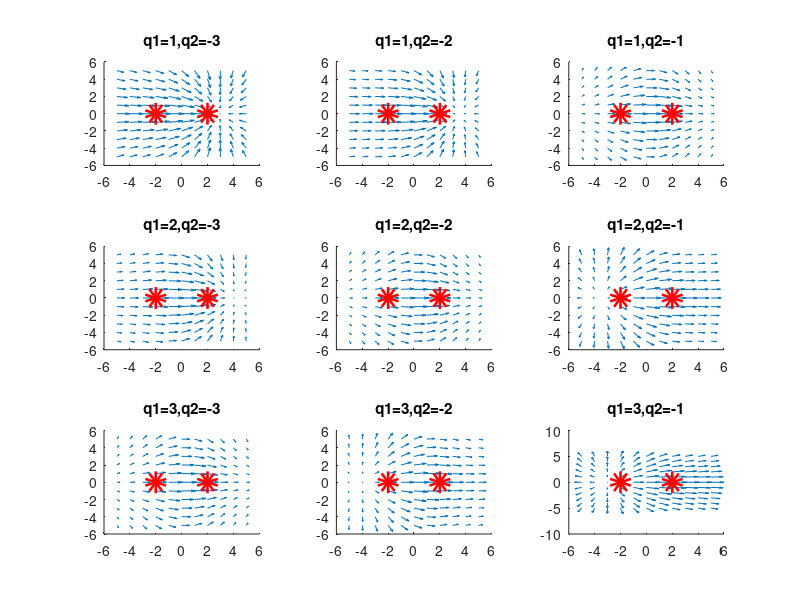

This chart was generated by the following MATLAB code:
clear all; close all;
% q1=2;
% q2=-2;
e0=8.85*1e-12;
k=1/(4*pi*e0);
q1s=[1,2,3];
q2s=[-3,-2,-1];

x=-5:5;
y=-5:5;
r1=[-2,0]';
r2=[2,0]'
[X,Y]=meshgrid(x,y);
a1=sqrt((X-r1(1)).^2+(Y-r1(2)).^2);
a2=sqrt((X-r2(1)).^2+(Y-r2(2)).^2);

for i1=1:length(q1s)
    for i2=1:length(q2s)
        subplot(length(q1s),length(q2s),3*(i1-1)+i2);
        hold on;
        str=sprintf("q1=%d,q2=%d",q1s(i1),q2s(i2));
        title(str);

        q1=q1s(i1);
        q2=q2s(i2);
        E1x=q1*k./a1^3.*(X-r1(1));
        E1y=q1*k./a1^3.*(Y-r1(2));
        E2x=q2*k./a2^3.*(X-r2(1));
        E2y=q2*k./a2^3.*(Y-r2(2));
        Ex=E1x+E2x;
        Ey=E1y+E2y;
        
        quiver(X,Y,Ex,Ey);
        plot(r1(1),r1(2),'ro','linewidth',10);
        plot(r2(1),r2(2),'ro','linewidth',10);        
    end
end






